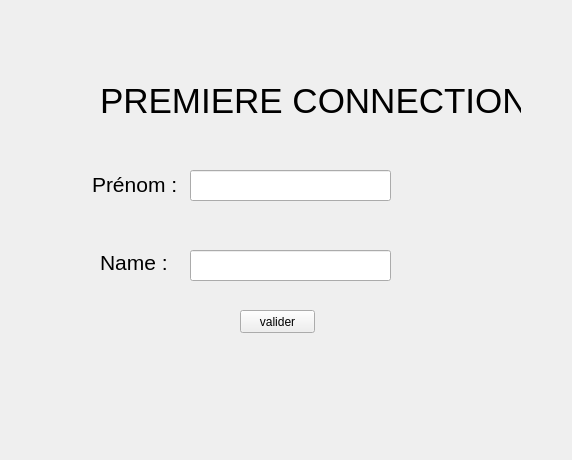
<?xml version="1.0" encoding="UTF-8"?>
<ui version="4.0">
 <class>Form</class>
 <widget class="QWidget" name="Form">
  <property name="geometry">
   <rect>
    <x>0</x>
    <y>0</y>
    <width>572</width>
    <height>460</height>
   </rect>
  </property>
  <property name="windowTitle">
   <string>Form</string>
  </property>
  <widget class="QLabel" name="labelTitre_2">
   <property name="geometry">
    <rect>
     <x>100</x>
     <y>70</y>
     <width>421</width>
     <height>61</height>
    </rect>
   </property>
   <property name="font">
    <font>
     <pointsize>26</pointsize>
    </font>
   </property>
   <property name="text">
    <string>PREMIERE CONNECTION</string>
   </property>
  </widget>
  <widget class="QLineEdit" name="lineEditNom_2">
   <property name="geometry">
    <rect>
     <x>190</x>
     <y>250</y>
     <width>201</width>
     <height>31</height>
    </rect>
   </property>
   <property name="font">
    <font>
     <pointsize>16</pointsize>
    </font>
   </property>
   <property name="text">
    <string/>
   </property>
  </widget>
  <widget class="QLineEdit" name="lineEditPrenom_2">
   <property name="geometry">
    <rect>
     <x>190</x>
     <y>170</y>
     <width>201</width>
     <height>31</height>
    </rect>
   </property>
   <property name="font">
    <font>
     <pointsize>16</pointsize>
    </font>
   </property>
   <property name="text">
    <string/>
   </property>
  </widget>
  <widget class="QLabel" name="labelPrenom_2">
   <property name="geometry">
    <rect>
     <x>92</x>
     <y>172</y>
     <width>86</width>
     <height>25</height>
    </rect>
   </property>
   <property name="font">
    <font>
     <pointsize>16</pointsize>
    </font>
   </property>
   <property name="text">
    <string>Prénom :</string>
   </property>
   <property name="textFormat">
    <enum>Qt::AutoText</enum>
   </property>
   <property name="scaledContents">
    <bool>false</bool>
   </property>
   <property name="alignment">
    <set>Qt::AlignLeading|Qt::AlignLeft|Qt::AlignVCenter</set>
   </property>
   <property name="textInteractionFlags">
    <set>Qt::LinksAccessibleByMouse|Qt::TextEditable|Qt::TextEditorInteraction|Qt::TextSelectableByKeyboard|Qt::TextSelectableByMouse</set>
   </property>
  </widget>
  <widget class="QLabel" name="labelNom_2">
   <property name="geometry">
    <rect>
     <x>100</x>
     <y>250</y>
     <width>86</width>
     <height>25</height>
    </rect>
   </property>
   <property name="font">
    <font>
     <pointsize>16</pointsize>
    </font>
   </property>
   <property name="text">
    <string>Name :</string>
   </property>
   <property name="textFormat">
    <enum>Qt::AutoText</enum>
   </property>
   <property name="scaledContents">
    <bool>false</bool>
   </property>
   <property name="alignment">
    <set>Qt::AlignLeading|Qt::AlignLeft|Qt::AlignVCenter</set>
   </property>
   <property name="textInteractionFlags">
    <set>Qt::LinksAccessibleByMouse|Qt::TextEditable|Qt::TextEditorInteraction|Qt::TextSelectableByKeyboard|Qt::TextSelectableByMouse</set>
   </property>
  </widget>
  <widget class="QPushButton" name="pushButton">
   <property name="geometry">
    <rect>
     <x>240</x>
     <y>310</y>
     <width>75</width>
     <height>23</height>
    </rect>
   </property>
   <property name="text">
    <string>valider</string>
   </property>
  </widget>
 </widget>
 <resources/>
 <connections/>
</ui>
